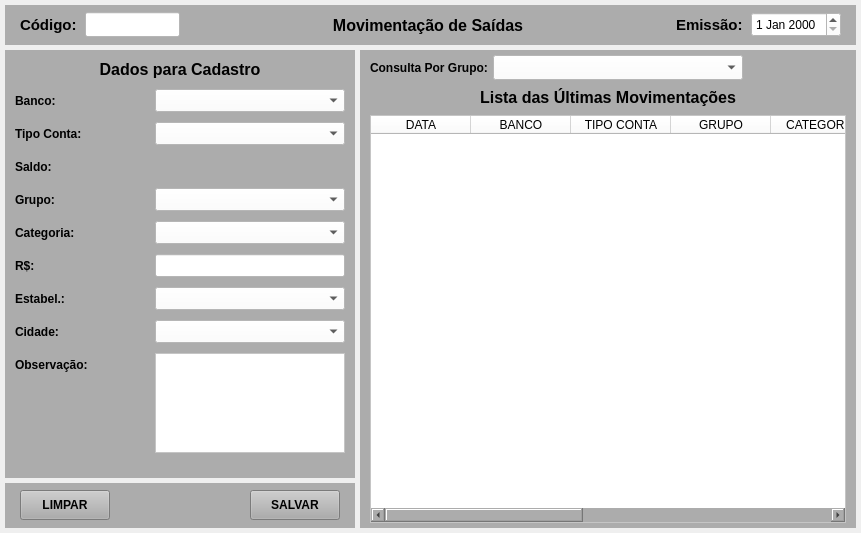
<?xml version="1.0" encoding="UTF-8"?>
<ui version="4.0">
 <class>MainWindow</class>
 <widget class="QMainWindow" name="MainWindow">
  <property name="geometry">
   <rect>
    <x>0</x>
    <y>0</y>
    <width>861</width>
    <height>533</height>
   </rect>
  </property>
  <property name="windowTitle">
   <string>Movimentação de Saída</string>
  </property>
  <widget class="QWidget" name="centralwidget">
   <layout class="QVBoxLayout" name="verticalLayout">
    <property name="spacing">
     <number>5</number>
    </property>
    <property name="leftMargin">
     <number>5</number>
    </property>
    <property name="topMargin">
     <number>5</number>
    </property>
    <property name="rightMargin">
     <number>5</number>
    </property>
    <property name="bottomMargin">
     <number>5</number>
    </property>
    <item>
     <widget class="QWidget" name="widget" native="true">
      <property name="minimumSize">
       <size>
        <width>0</width>
        <height>40</height>
       </size>
      </property>
      <property name="maximumSize">
       <size>
        <width>16777215</width>
        <height>40</height>
       </size>
      </property>
      <property name="styleSheet">
       <string notr="true">background-color: rgb(172, 172, 172);</string>
      </property>
      <layout class="QHBoxLayout" name="horizontalLayout">
       <property name="spacing">
        <number>5</number>
       </property>
       <property name="leftMargin">
        <number>15</number>
       </property>
       <property name="topMargin">
        <number>5</number>
       </property>
       <property name="rightMargin">
        <number>15</number>
       </property>
       <property name="bottomMargin">
        <number>5</number>
       </property>
       <item>
        <widget class="QLabel" name="label_4">
         <property name="minimumSize">
          <size>
           <width>60</width>
           <height>0</height>
          </size>
         </property>
         <property name="maximumSize">
          <size>
           <width>60</width>
           <height>16777215</height>
          </size>
         </property>
         <property name="font">
          <font>
           <pointsize>11</pointsize>
           <weight>75</weight>
           <bold>true</bold>
          </font>
         </property>
         <property name="text">
          <string>Código:</string>
         </property>
         <property name="alignment">
          <set>Qt::AlignLeading|Qt::AlignLeft|Qt::AlignVCenter</set>
         </property>
        </widget>
       </item>
       <item>
        <widget class="QLineEdit" name="line_Num">
         <property name="sizePolicy">
          <sizepolicy hsizetype="Preferred" vsizetype="Preferred">
           <horstretch>0</horstretch>
           <verstretch>0</verstretch>
          </sizepolicy>
         </property>
         <property name="minimumSize">
          <size>
           <width>95</width>
           <height>25</height>
          </size>
         </property>
         <property name="maximumSize">
          <size>
           <width>95</width>
           <height>25</height>
          </size>
         </property>
         <property name="font">
          <font>
           <pointsize>9</pointsize>
          </font>
         </property>
         <property name="styleSheet">
          <string notr="true">background-color: rgb(255, 255, 255);</string>
         </property>
         <property name="inputMask">
          <string/>
         </property>
         <property name="text">
          <string/>
         </property>
         <property name="frame">
          <bool>true</bool>
         </property>
         <property name="echoMode">
          <enum>QLineEdit::Normal</enum>
         </property>
         <property name="alignment">
          <set>Qt::AlignCenter</set>
         </property>
         <property name="dragEnabled">
          <bool>false</bool>
         </property>
         <property name="placeholderText">
          <string/>
         </property>
        </widget>
       </item>
       <item>
        <widget class="QLabel" name="label_titulo">
         <property name="font">
          <font>
           <pointsize>12</pointsize>
           <weight>75</weight>
           <bold>true</bold>
          </font>
         </property>
         <property name="text">
          <string>Movimentação de Saídas</string>
         </property>
         <property name="alignment">
          <set>Qt::AlignCenter</set>
         </property>
        </widget>
       </item>
       <item>
        <widget class="QLabel" name="label">
         <property name="minimumSize">
          <size>
           <width>70</width>
           <height>0</height>
          </size>
         </property>
         <property name="maximumSize">
          <size>
           <width>70</width>
           <height>16777215</height>
          </size>
         </property>
         <property name="font">
          <font>
           <pointsize>11</pointsize>
           <weight>75</weight>
           <bold>true</bold>
          </font>
         </property>
         <property name="text">
          <string>Emissão:</string>
         </property>
        </widget>
       </item>
       <item>
        <widget class="QDateEdit" name="date_Emissao">
         <property name="sizePolicy">
          <sizepolicy hsizetype="Preferred" vsizetype="Preferred">
           <horstretch>0</horstretch>
           <verstretch>0</verstretch>
          </sizepolicy>
         </property>
         <property name="minimumSize">
          <size>
           <width>90</width>
           <height>25</height>
          </size>
         </property>
         <property name="maximumSize">
          <size>
           <width>90</width>
           <height>25</height>
          </size>
         </property>
         <property name="font">
          <font>
           <pointsize>9</pointsize>
           <weight>50</weight>
           <bold>false</bold>
          </font>
         </property>
         <property name="styleSheet">
          <string notr="true">background-color: rgb(255, 255, 255);</string>
         </property>
        </widget>
       </item>
      </layout>
     </widget>
    </item>
    <item>
     <widget class="QWidget" name="widget_2" native="true">
      <layout class="QGridLayout" name="gridLayout" columnstretch="0,0" columnminimumwidth="0,0">
       <property name="leftMargin">
        <number>0</number>
       </property>
       <property name="topMargin">
        <number>0</number>
       </property>
       <property name="rightMargin">
        <number>0</number>
       </property>
       <property name="bottomMargin">
        <number>0</number>
       </property>
       <property name="spacing">
        <number>5</number>
       </property>
       <item row="0" column="0">
        <widget class="QWidget" name="widget_3" native="true">
         <property name="minimumSize">
          <size>
           <width>350</width>
           <height>0</height>
          </size>
         </property>
         <property name="maximumSize">
          <size>
           <width>350</width>
           <height>16777215</height>
          </size>
         </property>
         <layout class="QGridLayout" name="gridLayout_2">
          <property name="leftMargin">
           <number>0</number>
          </property>
          <property name="topMargin">
           <number>0</number>
          </property>
          <property name="rightMargin">
           <number>0</number>
          </property>
          <property name="bottomMargin">
           <number>0</number>
          </property>
          <property name="horizontalSpacing">
           <number>0</number>
          </property>
          <property name="verticalSpacing">
           <number>5</number>
          </property>
          <item row="0" column="0">
           <widget class="QWidget" name="widget_8" native="true">
            <property name="cursor">
             <cursorShape>ArrowCursor</cursorShape>
            </property>
            <property name="styleSheet">
             <string notr="true">background-color: rgb(172, 172, 172);</string>
            </property>
            <layout class="QFormLayout" name="formLayout">
             <property name="horizontalSpacing">
              <number>10</number>
             </property>
             <property name="verticalSpacing">
              <number>10</number>
             </property>
             <property name="leftMargin">
              <number>10</number>
             </property>
             <property name="topMargin">
              <number>10</number>
             </property>
             <property name="rightMargin">
              <number>10</number>
             </property>
             <property name="bottomMargin">
              <number>10</number>
             </property>
             <item row="0" column="0" colspan="2">
              <widget class="QLabel" name="label_titulo_2">
               <property name="font">
                <font>
                 <pointsize>12</pointsize>
                 <weight>75</weight>
                 <bold>true</bold>
                </font>
               </property>
               <property name="text">
                <string>Dados para Cadastro</string>
               </property>
               <property name="alignment">
                <set>Qt::AlignCenter</set>
               </property>
              </widget>
             </item>
             <item row="1" column="0">
              <widget class="QLabel" name="label_16">
               <property name="minimumSize">
                <size>
                 <width>75</width>
                 <height>0</height>
                </size>
               </property>
               <property name="maximumSize">
                <size>
                 <width>75</width>
                 <height>16777215</height>
                </size>
               </property>
               <property name="font">
                <font>
                 <pointsize>9</pointsize>
                 <weight>75</weight>
                 <bold>true</bold>
                </font>
               </property>
               <property name="text">
                <string>Banco:</string>
               </property>
              </widget>
             </item>
             <item row="1" column="1">
              <widget class="QComboBox" name="combo_Banco">
               <property name="sizePolicy">
                <sizepolicy hsizetype="Preferred" vsizetype="Preferred">
                 <horstretch>0</horstretch>
                 <verstretch>0</verstretch>
                </sizepolicy>
               </property>
               <property name="minimumSize">
                <size>
                 <width>0</width>
                 <height>23</height>
                </size>
               </property>
               <property name="maximumSize">
                <size>
                 <width>16777215</width>
                 <height>23</height>
                </size>
               </property>
               <property name="font">
                <font>
                 <pointsize>9</pointsize>
                 <weight>50</weight>
                 <bold>false</bold>
                </font>
               </property>
               <property name="styleSheet">
                <string notr="true">background-color: rgb(255, 255, 255);</string>
               </property>
               <item>
                <property name="text">
                 <string/>
                </property>
               </item>
              </widget>
             </item>
             <item row="2" column="0">
              <widget class="QLabel" name="label_10">
               <property name="minimumSize">
                <size>
                 <width>75</width>
                 <height>0</height>
                </size>
               </property>
               <property name="maximumSize">
                <size>
                 <width>75</width>
                 <height>16777215</height>
                </size>
               </property>
               <property name="font">
                <font>
                 <pointsize>9</pointsize>
                 <weight>75</weight>
                 <bold>true</bold>
                </font>
               </property>
               <property name="text">
                <string>Tipo Conta:</string>
               </property>
              </widget>
             </item>
             <item row="2" column="1">
              <widget class="QComboBox" name="combo_Tipo">
               <property name="sizePolicy">
                <sizepolicy hsizetype="Preferred" vsizetype="Preferred">
                 <horstretch>0</horstretch>
                 <verstretch>0</verstretch>
                </sizepolicy>
               </property>
               <property name="minimumSize">
                <size>
                 <width>0</width>
                 <height>23</height>
                </size>
               </property>
               <property name="maximumSize">
                <size>
                 <width>16777215</width>
                 <height>23</height>
                </size>
               </property>
               <property name="font">
                <font>
                 <pointsize>9</pointsize>
                 <weight>50</weight>
                 <bold>false</bold>
                </font>
               </property>
               <property name="styleSheet">
                <string notr="true">background-color: rgb(255, 255, 255);</string>
               </property>
               <item>
                <property name="text">
                 <string/>
                </property>
               </item>
              </widget>
             </item>
             <item row="4" column="0">
              <widget class="QLabel" name="label_19">
               <property name="minimumSize">
                <size>
                 <width>75</width>
                 <height>0</height>
                </size>
               </property>
               <property name="maximumSize">
                <size>
                 <width>75</width>
                 <height>16777215</height>
                </size>
               </property>
               <property name="font">
                <font>
                 <pointsize>9</pointsize>
                 <weight>75</weight>
                 <bold>true</bold>
                </font>
               </property>
               <property name="text">
                <string>Grupo:</string>
               </property>
              </widget>
             </item>
             <item row="4" column="1">
              <widget class="QComboBox" name="combo_Grupo">
               <property name="sizePolicy">
                <sizepolicy hsizetype="Preferred" vsizetype="Preferred">
                 <horstretch>0</horstretch>
                 <verstretch>0</verstretch>
                </sizepolicy>
               </property>
               <property name="minimumSize">
                <size>
                 <width>0</width>
                 <height>23</height>
                </size>
               </property>
               <property name="maximumSize">
                <size>
                 <width>16777215</width>
                 <height>23</height>
                </size>
               </property>
               <property name="font">
                <font>
                 <pointsize>9</pointsize>
                 <weight>50</weight>
                 <bold>false</bold>
                </font>
               </property>
               <property name="styleSheet">
                <string notr="true">background-color: rgb(255, 255, 255);</string>
               </property>
               <item>
                <property name="text">
                 <string/>
                </property>
               </item>
              </widget>
             </item>
             <item row="5" column="0">
              <widget class="QLabel" name="label_12">
               <property name="minimumSize">
                <size>
                 <width>75</width>
                 <height>0</height>
                </size>
               </property>
               <property name="maximumSize">
                <size>
                 <width>75</width>
                 <height>16777215</height>
                </size>
               </property>
               <property name="font">
                <font>
                 <pointsize>9</pointsize>
                 <weight>75</weight>
                 <bold>true</bold>
                </font>
               </property>
               <property name="text">
                <string>Categoria:</string>
               </property>
              </widget>
             </item>
             <item row="5" column="1">
              <widget class="QComboBox" name="combo_Categoria">
               <property name="sizePolicy">
                <sizepolicy hsizetype="Preferred" vsizetype="Preferred">
                 <horstretch>0</horstretch>
                 <verstretch>0</verstretch>
                </sizepolicy>
               </property>
               <property name="minimumSize">
                <size>
                 <width>0</width>
                 <height>23</height>
                </size>
               </property>
               <property name="maximumSize">
                <size>
                 <width>16777215</width>
                 <height>23</height>
                </size>
               </property>
               <property name="font">
                <font>
                 <pointsize>9</pointsize>
                 <weight>50</weight>
                 <bold>false</bold>
                </font>
               </property>
               <property name="styleSheet">
                <string notr="true">background-color: rgb(255, 255, 255);</string>
               </property>
               <item>
                <property name="text">
                 <string/>
                </property>
               </item>
              </widget>
             </item>
             <item row="6" column="0">
              <widget class="QLabel" name="label_13">
               <property name="minimumSize">
                <size>
                 <width>130</width>
                 <height>0</height>
                </size>
               </property>
               <property name="maximumSize">
                <size>
                 <width>130</width>
                 <height>16777215</height>
                </size>
               </property>
               <property name="font">
                <font>
                 <pointsize>9</pointsize>
                 <weight>75</weight>
                 <bold>true</bold>
                </font>
               </property>
               <property name="text">
                <string>R$:</string>
               </property>
              </widget>
             </item>
             <item row="6" column="1">
              <widget class="QLineEdit" name="line_Valor">
               <property name="sizePolicy">
                <sizepolicy hsizetype="Preferred" vsizetype="Preferred">
                 <horstretch>0</horstretch>
                 <verstretch>0</verstretch>
                </sizepolicy>
               </property>
               <property name="minimumSize">
                <size>
                 <width>0</width>
                 <height>23</height>
                </size>
               </property>
               <property name="maximumSize">
                <size>
                 <width>16777215</width>
                 <height>23</height>
                </size>
               </property>
               <property name="font">
                <font>
                 <pointsize>9</pointsize>
                 <weight>50</weight>
                 <bold>false</bold>
                </font>
               </property>
               <property name="styleSheet">
                <string notr="true">background-color: rgb(255, 255, 255);</string>
               </property>
               <property name="text">
                <string/>
               </property>
               <property name="alignment">
                <set>Qt::AlignRight|Qt::AlignTrailing|Qt::AlignVCenter</set>
               </property>
              </widget>
             </item>
             <item row="7" column="0">
              <widget class="QLabel" name="label_14">
               <property name="minimumSize">
                <size>
                 <width>75</width>
                 <height>0</height>
                </size>
               </property>
               <property name="maximumSize">
                <size>
                 <width>75</width>
                 <height>16777215</height>
                </size>
               </property>
               <property name="font">
                <font>
                 <pointsize>9</pointsize>
                 <weight>75</weight>
                 <bold>true</bold>
                </font>
               </property>
               <property name="text">
                <string>Estabel.:</string>
               </property>
              </widget>
             </item>
             <item row="7" column="1">
              <widget class="QComboBox" name="combo_Estab">
               <property name="sizePolicy">
                <sizepolicy hsizetype="Preferred" vsizetype="Preferred">
                 <horstretch>0</horstretch>
                 <verstretch>0</verstretch>
                </sizepolicy>
               </property>
               <property name="minimumSize">
                <size>
                 <width>0</width>
                 <height>23</height>
                </size>
               </property>
               <property name="maximumSize">
                <size>
                 <width>16777215</width>
                 <height>23</height>
                </size>
               </property>
               <property name="font">
                <font>
                 <pointsize>9</pointsize>
                 <weight>50</weight>
                 <bold>false</bold>
                </font>
               </property>
               <property name="styleSheet">
                <string notr="true">background-color: rgb(255, 255, 255);</string>
               </property>
               <item>
                <property name="text">
                 <string/>
                </property>
               </item>
              </widget>
             </item>
             <item row="8" column="0">
              <widget class="QLabel" name="label_15">
               <property name="minimumSize">
                <size>
                 <width>75</width>
                 <height>0</height>
                </size>
               </property>
               <property name="maximumSize">
                <size>
                 <width>75</width>
                 <height>16777215</height>
                </size>
               </property>
               <property name="font">
                <font>
                 <pointsize>9</pointsize>
                 <weight>75</weight>
                 <bold>true</bold>
                </font>
               </property>
               <property name="text">
                <string>Cidade:</string>
               </property>
              </widget>
             </item>
             <item row="8" column="1">
              <widget class="QComboBox" name="combo_Cidade">
               <property name="sizePolicy">
                <sizepolicy hsizetype="Preferred" vsizetype="Preferred">
                 <horstretch>0</horstretch>
                 <verstretch>0</verstretch>
                </sizepolicy>
               </property>
               <property name="minimumSize">
                <size>
                 <width>0</width>
                 <height>23</height>
                </size>
               </property>
               <property name="maximumSize">
                <size>
                 <width>16777215</width>
                 <height>23</height>
                </size>
               </property>
               <property name="font">
                <font>
                 <pointsize>9</pointsize>
                 <weight>50</weight>
                 <bold>false</bold>
                </font>
               </property>
               <property name="styleSheet">
                <string notr="true">background-color: rgb(255, 255, 255);</string>
               </property>
               <item>
                <property name="text">
                 <string/>
                </property>
               </item>
              </widget>
             </item>
             <item row="9" column="0">
              <widget class="QLabel" name="label_28">
               <property name="font">
                <font>
                 <pointsize>9</pointsize>
                 <weight>75</weight>
                 <bold>true</bold>
                </font>
               </property>
               <property name="text">
                <string>Observação:</string>
               </property>
               <property name="alignment">
                <set>Qt::AlignLeading|Qt::AlignLeft|Qt::AlignVCenter</set>
               </property>
              </widget>
             </item>
             <item row="9" column="1">
              <widget class="QPlainTextEdit" name="plain_Obs">
               <property name="sizePolicy">
                <sizepolicy hsizetype="Preferred" vsizetype="Preferred">
                 <horstretch>0</horstretch>
                 <verstretch>0</verstretch>
                </sizepolicy>
               </property>
               <property name="minimumSize">
                <size>
                 <width>0</width>
                 <height>100</height>
                </size>
               </property>
               <property name="maximumSize">
                <size>
                 <width>16777215</width>
                 <height>100</height>
                </size>
               </property>
               <property name="font">
                <font>
                 <pointsize>9</pointsize>
                </font>
               </property>
               <property name="styleSheet">
                <string notr="true">background-color: rgb(255, 255, 255);</string>
               </property>
              </widget>
             </item>
             <item row="3" column="0">
              <widget class="QLabel" name="label_17">
               <property name="minimumSize">
                <size>
                 <width>0</width>
                 <height>0</height>
                </size>
               </property>
               <property name="maximumSize">
                <size>
                 <width>16777215</width>
                 <height>16777215</height>
                </size>
               </property>
               <property name="font">
                <font>
                 <pointsize>9</pointsize>
                 <weight>75</weight>
                 <bold>true</bold>
                </font>
               </property>
               <property name="text">
                <string>Saldo:</string>
               </property>
              </widget>
             </item>
             <item row="3" column="1">
              <widget class="QLabel" name="label_Saldo">
               <property name="minimumSize">
                <size>
                 <width>0</width>
                 <height>23</height>
                </size>
               </property>
               <property name="maximumSize">
                <size>
                 <width>16777215</width>
                 <height>23</height>
                </size>
               </property>
               <property name="font">
                <font>
                 <pointsize>9</pointsize>
                </font>
               </property>
               <property name="text">
                <string/>
               </property>
               <property name="alignment">
                <set>Qt::AlignRight|Qt::AlignTrailing|Qt::AlignVCenter</set>
               </property>
              </widget>
             </item>
            </layout>
           </widget>
          </item>
          <item row="1" column="0">
           <widget class="QWidget" name="widget_6" native="true">
            <property name="minimumSize">
             <size>
              <width>0</width>
              <height>45</height>
             </size>
            </property>
            <property name="maximumSize">
             <size>
              <width>16777215</width>
              <height>45</height>
             </size>
            </property>
            <property name="styleSheet">
             <string notr="true">background-color: rgb(172, 172, 172);</string>
            </property>
            <layout class="QHBoxLayout" name="horizontalLayout_2">
             <property name="spacing">
              <number>5</number>
             </property>
             <property name="leftMargin">
              <number>15</number>
             </property>
             <property name="topMargin">
              <number>5</number>
             </property>
             <property name="rightMargin">
              <number>15</number>
             </property>
             <property name="bottomMargin">
              <number>5</number>
             </property>
             <item>
              <widget class="QPushButton" name="btn_Limpar">
               <property name="sizePolicy">
                <sizepolicy hsizetype="Preferred" vsizetype="Preferred">
                 <horstretch>0</horstretch>
                 <verstretch>0</verstretch>
                </sizepolicy>
               </property>
               <property name="minimumSize">
                <size>
                 <width>90</width>
                 <height>30</height>
                </size>
               </property>
               <property name="maximumSize">
                <size>
                 <width>90</width>
                 <height>30</height>
                </size>
               </property>
               <property name="font">
                <font>
                 <pointsize>9</pointsize>
                 <weight>75</weight>
                 <bold>true</bold>
                </font>
               </property>
               <property name="cursor">
                <cursorShape>PointingHandCursor</cursorShape>
               </property>
               <property name="text">
                <string>LIMPAR</string>
               </property>
              </widget>
             </item>
             <item>
              <widget class="QLabel" name="label_3">
               <property name="text">
                <string/>
               </property>
              </widget>
             </item>
             <item>
              <widget class="QPushButton" name="btn_Salvar">
               <property name="sizePolicy">
                <sizepolicy hsizetype="Preferred" vsizetype="Preferred">
                 <horstretch>0</horstretch>
                 <verstretch>0</verstretch>
                </sizepolicy>
               </property>
               <property name="minimumSize">
                <size>
                 <width>90</width>
                 <height>30</height>
                </size>
               </property>
               <property name="maximumSize">
                <size>
                 <width>90</width>
                 <height>30</height>
                </size>
               </property>
               <property name="font">
                <font>
                 <pointsize>9</pointsize>
                 <weight>75</weight>
                 <bold>true</bold>
                </font>
               </property>
               <property name="cursor">
                <cursorShape>PointingHandCursor</cursorShape>
               </property>
               <property name="text">
                <string>SALVAR</string>
               </property>
              </widget>
             </item>
            </layout>
           </widget>
          </item>
         </layout>
        </widget>
       </item>
       <item row="0" column="1">
        <widget class="QWidget" name="widget_4" native="true">
         <property name="styleSheet">
          <string notr="true">background-color: rgb(172, 172, 172);</string>
         </property>
         <layout class="QGridLayout" name="gridLayout_3">
          <property name="leftMargin">
           <number>10</number>
          </property>
          <property name="topMargin">
           <number>5</number>
          </property>
          <property name="rightMargin">
           <number>10</number>
          </property>
          <property name="bottomMargin">
           <number>5</number>
          </property>
          <property name="spacing">
           <number>5</number>
          </property>
          <item row="0" column="2" colspan="2">
           <widget class="QLabel" name="label_7">
            <property name="minimumSize">
             <size>
              <width>0</width>
              <height>0</height>
             </size>
            </property>
            <property name="maximumSize">
             <size>
              <width>16777215</width>
              <height>16777215</height>
             </size>
            </property>
            <property name="text">
             <string/>
            </property>
           </widget>
          </item>
          <item row="3" column="0" colspan="4">
           <widget class="QLabel" name="label_5">
            <property name="minimumSize">
             <size>
              <width>0</width>
              <height>25</height>
             </size>
            </property>
            <property name="maximumSize">
             <size>
              <width>16777215</width>
              <height>25</height>
             </size>
            </property>
            <property name="font">
             <font>
              <pointsize>12</pointsize>
              <weight>75</weight>
              <bold>true</bold>
             </font>
            </property>
            <property name="text">
             <string>Lista das Últimas Movimentações</string>
            </property>
            <property name="alignment">
             <set>Qt::AlignCenter</set>
            </property>
           </widget>
          </item>
          <item row="0" column="0">
           <widget class="QLabel" name="label_9">
            <property name="font">
             <font>
              <pointsize>9</pointsize>
              <weight>75</weight>
              <bold>true</bold>
             </font>
            </property>
            <property name="text">
             <string>Consulta Por Grupo:</string>
            </property>
           </widget>
          </item>
          <item row="0" column="1">
           <widget class="QComboBox" name="combo_Consulta_Grupo">
            <property name="sizePolicy">
             <sizepolicy hsizetype="Preferred" vsizetype="Preferred">
              <horstretch>0</horstretch>
              <verstretch>0</verstretch>
             </sizepolicy>
            </property>
            <property name="minimumSize">
             <size>
              <width>250</width>
              <height>25</height>
             </size>
            </property>
            <property name="maximumSize">
             <size>
              <width>250</width>
              <height>25</height>
             </size>
            </property>
            <property name="styleSheet">
             <string notr="true">background-color: rgb(255, 255, 255);</string>
            </property>
            <item>
             <property name="text">
              <string/>
             </property>
            </item>
           </widget>
          </item>
          <item row="4" column="0" colspan="4">
           <widget class="QTableWidget" name="table_Lista">
            <property name="sizePolicy">
             <sizepolicy hsizetype="Preferred" vsizetype="Preferred">
              <horstretch>0</horstretch>
              <verstretch>0</verstretch>
             </sizepolicy>
            </property>
            <property name="styleSheet">
             <string notr="true">background-color: rgb(255, 255, 255);</string>
            </property>
            <column>
             <property name="text">
              <string>DATA</string>
             </property>
            </column>
            <column>
             <property name="text">
              <string>BANCO</string>
             </property>
            </column>
            <column>
             <property name="text">
              <string>TIPO CONTA</string>
             </property>
            </column>
            <column>
             <property name="text">
              <string>GRUPO</string>
             </property>
            </column>
            <column>
             <property name="text">
              <string>CATEGORIA</string>
             </property>
            </column>
            <column>
             <property name="text">
              <string>VALOR</string>
             </property>
            </column>
            <column>
             <property name="text">
              <string>ESTABEL.</string>
             </property>
            </column>
            <column>
             <property name="text">
              <string>CIDADE</string>
             </property>
            </column>
            <column>
             <property name="text">
              <string>OBS</string>
             </property>
            </column>
           </widget>
          </item>
         </layout>
        </widget>
       </item>
      </layout>
     </widget>
    </item>
   </layout>
  </widget>
 </widget>
 <resources/>
 <connections/>
</ui>
